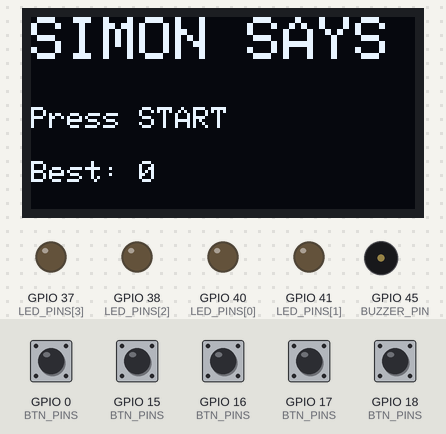
Bench run of a sketch on a simulated ESP32. Parts: 128×64 one-colour display, output pins drawn as LEDs (lit = HIGH), buzzer (waves = sounding). Inputs (shaded band) come from the test bench; at power-on: GPIO 0 (BTN_PINS), GPIO 15 (BTN_PINS), GPIO 16 (BTN_PINS), GPIO 17 (BTN_PINS), GPIO 18 (BTN_PINS) HIGH. Random numbers use the default seed unless the sketch sets one; EEPROM starts erased; what the sketch prints to the serial monitor is not drawn.

Above: at 2.2 s.
2.3 s: GPIO 0 (BTN_PINS) pulled LOW for 0.15 s
At 4.7 s:
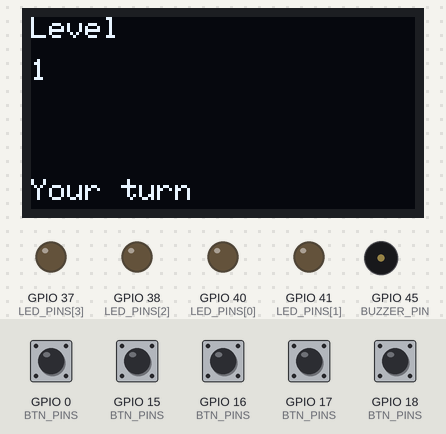
5.0 s: GPIO 18 (BTN_PINS) pulled LOW for 0.15 s
At 5.42 s:
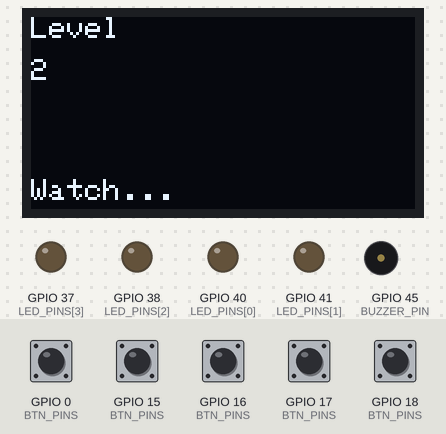
5.7 s: GPIO 15 (BTN_PINS) pulsed LOW 5 times (0.12 s each, 0.3 s apart)
At 8.0 s:
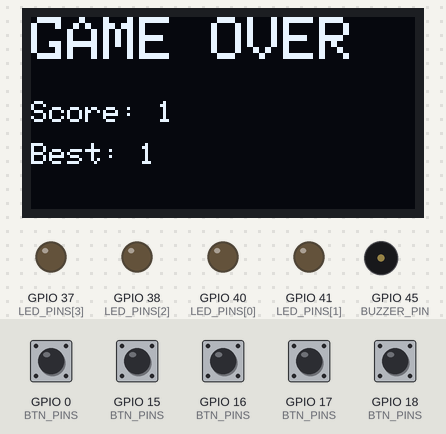
10.2 s: GPIO 0 (BTN_PINS) pulled LOW for 1 s
At 10.6 s:
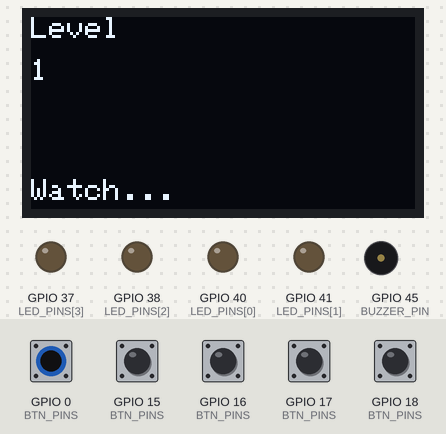
12.7 s: GPIO 15 (BTN_PINS) pulled LOW for 0.15 s
At 16.2 s:
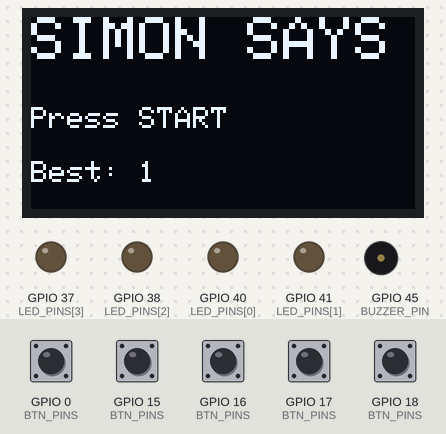
Timing chart, 0 to 17.2 s (numbered marks = the images above; inputs shaded):
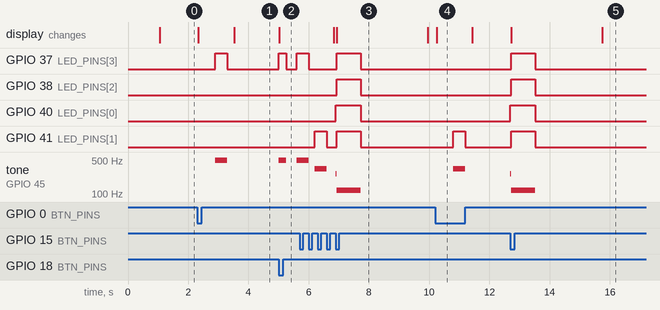

The sketch:

simon_says.ino
```cpp
#include <Preferences.h>
#include "config.h"
#include "buttons.h"
#include "outputs.h"
#include "screen.h"
#include "game.h"

enum State { IDLE, SHOWING, WAITING, GAME_OVER };
State state = IDLE;

unsigned long nextAt = 0;  // when the next timed action is due
int showIdx = 0;           // which step of the sequence is being shown
int inputPos = 0;          // which step the player is on
int highScore = 0;
Preferences prefs;         // flash storage, survives power loss

bool due() {
  return (long)(millis() - nextAt) >= 0;
}

void enterIdle() {
  state = IDLE;
  buttonsClear();
  screenIdle(highScore);
}

void enterShowing() {
  state = SHOWING;
  showIdx = 0;
  nextAt = millis() + 600;
  screenLevel(gameLevel(), "Watch...");
}

void enterWaiting() {
  state = WAITING;
  inputPos = 0;
  buttonsClear();  // drop any presses made while the sequence was playing
  screenLevel(gameLevel(), "Your turn");
}

void enterGameOver(bool won) {
  state = GAME_OVER;
  int score = won ? gameLevel() : gameLevel() - 1;  // rounds completed
  if (score > highScore) {
    highScore = score;
    prefs.putInt("best", highScore);
  }
  screenGameOver(won ? "YOU WIN!" : "GAME OVER", score, highScore);
  playAll(800);
  nextAt = millis() + 3000;
}

void setup() {
  Serial.begin(115200);
  delay(1000);
  Serial.println("1: start");
  outputsBegin();
  Serial.println("2: outputs ok");
  buttonsBegin();
  Serial.println("3: buttons ok");
  screenBegin();
  Serial.println("4: screen ok");
  prefs.begin("simon", false);
  highScore = prefs.getInt("best", 0);
  Serial.println("5: prefs ok");
  enterIdle();
  Serial.println("6: idle drawn");
}

void loop() {
  outputsUpdate();
  buttonsUpdate(outputsBusy());

  switch (state) {
    case IDLE:
      if (buttonPressed(START_BTN)) {
        gameStart();
        gameAddStep();
        enterShowing();
      }
      break;

    case SHOWING:
      if (due()) {
        if (showIdx < gameLevel()) {
          playStep(gameStepAt(showIdx), 400);
          showIdx++;
          nextAt = millis() + 600;  // 400 on + 200 gap
        } else {
          enterWaiting();
        }
      }
      break;

    case WAITING:
      for (int i = 0; i < NUM_COLORS; i++) {
        if (!buttonPressed(i)) continue;
        playStep(i, 250);
        if (!gameCheck(inputPos, i)) {
          enterGameOver(false);
          break;
        }
        inputPos++;
        if (inputPos == gameLevel()) {  // finished this round
          if (gameLevel() >= MAX_LEVEL) {
            enterGameOver(true);
          } else {
            gameAddStep();
            enterShowing();
          }
        }
        break;
      }
      break;

    case GAME_OVER:
      if (due()) enterIdle();
      break;
  }
}
```

buttons.cpp
```cpp
#include "config.h"
#include "buttons.h"

static bool lastState[NUM_COLORS + 1];
static unsigned long lastChange[NUM_COLORS + 1];
static bool pressedFlag[NUM_COLORS + 1];

void buttonsBegin() {
  for(int i = 0; i <= NUM_COLORS; i++) {
    pinMode(BTN_PINS[i], INPUT_PULLUP);
    lastState[i] = HIGH; // HIGH = not pressed
  }
}

void buttonsUpdate(bool ignoreLit) {
  for (int i = 0; i <= NUM_COLORS; i++) {
    if (ignoreLit && i < NUM_COLORS) continue;

    bool raw = digitalRead(BTN_PINS[i]);

    if(raw != lastState[i] && millis() - lastChange[i] > DEBOUNCE_MS) {
      lastChange[i] = millis();
      lastState[i] = raw;
      if (raw == LOW) pressedFlag[i] = true; // counts presses
    }
  }
}

bool buttonPressed(int i) {
  if (pressedFlag[i]) {
    pressedFlag[i] = false;
    return true;
  }
  return false;
}

void buttonsClear() {
  for (int i = 0; i <= NUM_COLORS; i++) pressedFlag[i] = false;
}
```

buttons.h
```cpp
#pragma once

void buttonsBegin();
void buttonsUpdate(bool ignoreLit);
bool buttonPressed(int i);
void buttonsClear();
```

game.cpp
```cpp
#include "config.h"
#include "game.h"

static int sequence[MAX_LEVEL];
static int level = 0;

void gameStart() {
  level = 0;
}

void gameAddStep() {
  if (level < MAX_LEVEL) {
    sequence[level] = random(NUM_COLORS);
    level++;
  }
}

int gameLevel() {
  return level;
}

int gameStepAt(int i) {
  return sequence[i];
}

bool gameCheck(int pos, int button) {
  return sequence[pos] == button;
}
```

game.h
```cpp
#pragma once

void gameStart();
void gameAddStep();
int gameLevel();
int gameStepAt(int i);
bool gameCheck(int pos, int button);
```

outputs.cpp
```cpp
#include "config.h"
#include "outputs.h"

static unsigned long offAt = 0;
static bool busy = false;

static void allOff() {
  for (int i = 0; i < NUM_COLORS; i++) digitalWrite(LED_PINS[i], LOW);
  noTone(BUZZER_PIN);
}

void outputsBegin() {
  for (int i = 0; i < NUM_COLORS; i++) pinMode(LED_PINS[i], OUTPUT);
  pinMode(BUZZER_PIN, OUTPUT);
  allOff();
}

void playStep(int i, unsigned long ms) {
  allOff();
  digitalWrite(LED_PINS[i], HIGH);
  tone(BUZZER_PIN, TONES[i]);
  offAt = millis() + ms;
  busy = true;
}

void playAll(unsigned long ms) {
  allOff();
  for (int i = 0; i < NUM_COLORS; i++) digitalWrite(LED_PINS[i], HIGH);
  tone(BUZZER_PIN, 120);
  offAt = millis() + ms;
  busy = true;
}

void outputsUpdate() {
  if (busy && (long)(millis() - offAt) >= 0) {
    allOff();
    busy = false;
  }
}

bool outputsBusy() {
  return busy;
}
```

outputs.h
```cpp
#pragma once

void outputsBegin();
void outputsUpdate();
void playStep(int i, unsigned long ms);
void playAll(unsigned long ms);
bool outputsBusy();
```

screen.cpp
```cpp
#include <Wire.h>
#include <Adafruit_GFX.h>
#include <Adafruit_SSD1306.h>
#include "config.h"
#include "screen.h"

static Adafruit_SSD1306 display(128, 64, &Wire, -1);

void screenBegin() {
  Wire.begin(SDA_PIN, SCL_PIN);
  if (!display.begin(SSD1306_SWITCHCAPVCC, 0x3C)) {
    Serial.println("OLED not found - check SDA/SCL wiring");
  }
  display.setTextColor(SSD1306_WHITE);
}

void screenIdle(int best) {
  display.clearDisplay();
  display.setTextSize(2);
  display.setCursor(0, 0);
  display.print("SIMON SAYS");
  display.setTextSize(1);
  display.setCursor(0, 30);
  display.print("Press START");
  display.setCursor(0, 48);
  display.print("Best: ");
  display.print(best);
  display.display();
}

void screenLevel(int level, const char* msg) {
  display.clearDisplay();
  display.setTextSize(1);
  display.setCursor(0, 0);
  display.print("Level");
  display.setTextSize(1);
  display.setCursor(0, 14);
  display.print(level);
  display.setCursor(0, 54);
  display.print(msg);
  display.display();
}

void screenGameOver(const char* title, int score, int best) {
  display.clearDisplay();
  display.setTextSize(2);
  display.setCursor(0, 0);
  display.print(title);
  display.setTextSize(1);
  display.setCursor(0, 28);
  display.print("Score: ");
  display.print(score);
  display.setCursor(0, 42);
  display.print("Best: ");
  display.print(best);
  display.display();
}
```

screen.h
```cpp
#pragma once

void screenBegin();
void screenIdle(int best);
void screenLevel(int level, const char* msg);
void screenGameOver(const char* title, int score, int best);
```

config.h
```cpp
#pragma once
#include <Arduino.h>

const int NUM_COLORS = 4;

// Outputs: each drives one lit button's LED anode
const int LED_PINS[NUM_COLORS] = {40, 41, 38, 37}; // green, red, yellow, blue

// Inputs: each lit button's switch (same color order as LED_PINS), the START last
const int BTN_PINS[NUM_COLORS + 1] = {15, 16, 17, 18, 0};
const int START_BTN = 4; // index of the START button

const int BUZZER_PIN = 45;
const int SDA_PIN = 13;
const int SCL_PIN = 12;

const int TONES[NUM_COLORS] = {262, 330, 392, 494};

const unsigned long DEBOUNCE_MS = 20;
const int MAX_LEVEL = 32;
```

Measured:
- after the input at 2.3 s, GPIO 37 (LED_PINS[3]): LOW → HIGH after 0.60 s, → LOW 0.40 s later; tone on GPIO 45 (BUZZER_PIN): silent → 494 Hz after 0.60 s, → silent 0.40 s later; the display: first changes at once (image 1 shows a later state)
- after the input at 5.0 s, GPIO 37 (LED_PINS[3]): LOW → HIGH at once, → LOW 0.25 s later, → HIGH 0.35 s later; tone on GPIO 45 (BUZZER_PIN): silent → 494 Hz at once, → silent 0.25 s later, → 494 Hz 0.35 s later; the display: changes at once (image 2)
- after the input at 5.7 s, GPIO 38 (LED_PINS[2]): LOW → HIGH after 1.2 s, → LOW 0.80 s later; GPIO 40 (LED_PINS[0]): LOW → HIGH after 1.2 s, → LOW 0.83 s later
- after the input at 10.2 s, GPIO 41 (LED_PINS[1]): LOW → HIGH after 0.60 s, → LOW 0.40 s later; tone on GPIO 45 (BUZZER_PIN): silent → 330 Hz after 0.60 s, → silent 0.40 s later; the display: changes after 0.05 s (image 4)
- after the input at 12.7 s, GPIO 37 (LED_PINS[3]), GPIO 38 (LED_PINS[2]): LOW → HIGH at once, → LOW 0.80 s later
